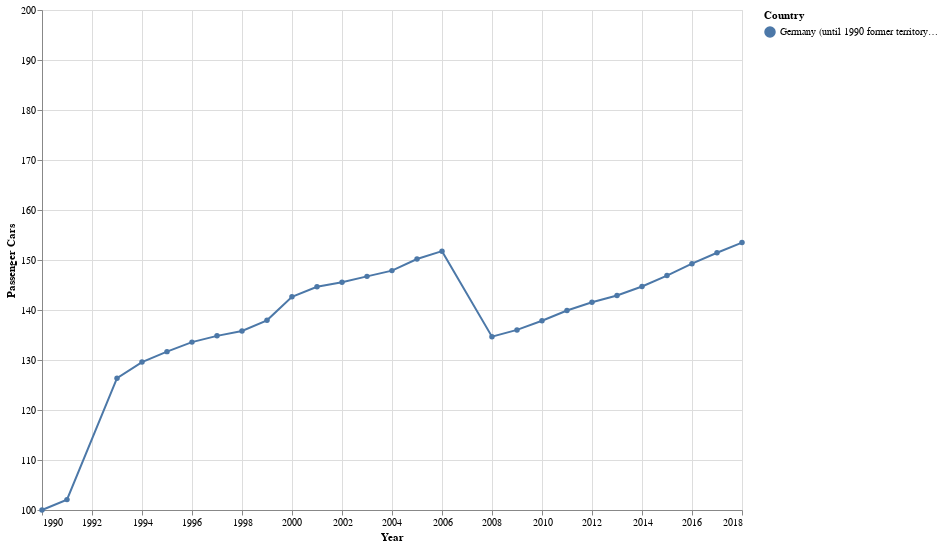

Notebook cell for this chart:
### Code cell
alt.Chart(cars_DE).mark_line(point=True).properties(width=700, height=500).encode(
    alt.X('TIME', scale=alt.Scale(domain=('1990','2018')), title='Year'),
    alt.Y('Normalized', scale=alt.Scale(domain=(100,200)), title='Passenger Cars'),
    alt.Color('GEO', title='Country')
)

### Figure 1 — Vega-Lite specification as saved in the notebook (floating-point values rounded to 4 significant figures)
{"config": {"view": {"continuousWidth": 400, "continuousHeight": 300}}, "data": {"name": "data-6fce6e19f1e64ce1f74c5255581f566a"}, "mark": {"type": "line", "point": true}, "encoding": {"color": {"type": "nominal", "field": "GEO", "title": "Country"}, "x": {"type": "temporal", "field": "TIME", "scale": {"domain": ["1990", "2018"]}, "title": "Year"}, "y": {"type": "quantitative", "field": "Normalized", "scale": {"domain": [100, 200]}, "title": "Passenger Cars"}}, "height": 500, "width": 700, "$schema": "https://vega.github.io/schema/vega-lite/v4.8.1.json", "datasets": {"data-6fce6e19f1e64ce1f74c5255581f566a": [{"TIME": "1990-01-01T00:00:00", "GEO": "Germany (until 1990 former territory of the FRG)", "UNIT": "Number", "MOT_NRG": "Total", "ENGINE": "Total", "Value": 30685000, "Normalized": 100.0}, {"TIME": "1991-01-01T00:00:00", "GEO": "Germany (until 1990 former territory of the FRG)", "UNIT": "Number", "MOT_NRG": "Total", "ENGINE": "Total", "Value": 31322000, "Normalized": 102.1}, {"TIME": "1993-01-01T00:00:00", "GEO": "Germany (until 1990 former territory of the FRG)", "UNIT": "Number", "MOT_NRG": "Total", "ENGINE": "Total", "Value": 38772000, "Normalized": 126.4}, {"TIME": "1994-01-01T00:00:00", "GEO": "Germany (until 1990 former territory of the FRG)", "UNIT": "Number", "MOT_NRG": "Total", "ENGINE": "Total", "Value": 39765000, "Normalized": 129.6}, {"TIME": "1995-01-01T00:00:00", "GEO": "Germany (until 1990 former territory of the FRG)", "UNIT": "Number", "MOT_NRG": "Total", "ENGINE": "Total", "Value": 40404000, "Normalized": 131.7}, {"TIME": "1996-01-01T00:00:00", "GEO": "Germany (until 1990 former territory of the FRG)", "UNIT": "Number", "MOT_NRG": "Total", "ENGINE": "Total", "Value": 40988000, "Normalized": 133.6}, {"TIME": "1997-01-01T00:00:00", "GEO": "Germany (until 1990 former territory of the FRG)", "UNIT": "Number", "MOT_NRG": "Total", "ENGINE": "Total", "Value": 41372000, "Normalized": 134.8}, {"TIME": "1998-01-01T00:00:00", "GEO": "Germany (until 1990 former territory of the FRG)", "UNIT": "Number", "MOT_NRG": "Total", "ENGINE": "Total", "Value": 41674000, "Normalized": 135.8}, {"TIME": "1999-01-01T00:00:00", "GEO": "Germany (until 1990 former territory of the FRG)", "UNIT": "Number", "MOT_NRG": "Total", "ENGINE": "Total", "Value": 42324000, "Normalized": 137.9}, {"TIME": "2000-01-01T00:00:00", "GEO": "Germany (until 1990 former territory of the FRG)", "UNIT": "Number", "MOT_NRG": "Total", "ENGINE": "Total", "Value": 43772000, "Normalized": 142.6}, {"TIME": "2001-01-01T00:00:00", "GEO": "Germany (until 1990 former territory of the FRG)", "UNIT": "Number", "MOT_NRG": "Total", "ENGINE": "Total", "Value": 44383000, "Normalized": 144.6}, {"TIME": "2002-01-01T00:00:00", "GEO": "Germany (until 1990 former territory of the FRG)", "UNIT": "Number", "MOT_NRG": "Total", "ENGINE": "Total", "Value": 44657000, "Normalized": 145.5}, {"TIME": "2003-01-01T00:00:00", "GEO": "Germany (until 1990 former territory of the FRG)", "UNIT": "Number", "MOT_NRG": "Total", "ENGINE": "Total", "Value": 45023000, "Normalized": 146.7}, {"TIME": "2004-01-01T00:00:00", "GEO": "Germany (until 1990 former territory of the FRG)", "UNIT": "Number", "MOT_NRG": "Total", "ENGINE": "Total", "Value": 45376000, "Normalized": 147.9}, {"TIME": "2005-01-01T00:00:00", "GEO": "Germany (until 1990 former territory of the FRG)", "UNIT": "Number", "MOT_NRG": "Total", "ENGINE": "Total", "Value": 46090000, "Normalized": 150.2}, {"TIME": "2006-01-01T00:00:00", "GEO": "Germany (until 1990 former territory of the FRG)", "UNIT": "Number", "MOT_NRG": "Total", "ENGINE": "Total", "Value": 46570000, "Normalized": 151.8}, {"TIME": "2008-01-01T00:00:00", "GEO": "Germany (until 1990 former territory of the FRG)", "UNIT": "Number", "MOT_NRG": "Total", "ENGINE": "Total", "Value": 41321000, "Normalized": 134.7}, {"TIME": "2009-01-01T00:00:00", "GEO": "Germany (until 1990 former territory of the FRG)", "UNIT": "Number", "MOT_NRG": "Total", "ENGINE": "Total", "Value": 41738000, "Normalized": 136.0}, {"TIME": "2010-01-01T00:00:00", "GEO": "Germany (until 1990 former territory of the FRG)", "UNIT": "Number", "MOT_NRG": "Total", "ENGINE": "Total", "Value": 42302000, "Normalized": 137.9}, {"TIME": "2011-01-01T00:00:00", "GEO": "Germany (until 1990 former territory of the FRG)", "UNIT": "Number", "MOT_NRG": "Total", "ENGINE": "Total", "Value": 42928000, "Normalized": 139.9}, {"TIME": "2012-01-01T00:00:00", "GEO": "Germany (until 1990 former territory of the FRG)", "UNIT": "Number", "MOT_NRG": "Total", "ENGINE": "Total", "Value": 43431000, "Normalized": 141.5}, {"TIME": "2013-01-01T00:00:00", "GEO": "Germany (until 1990 former territory of the FRG)", "UNIT": "Number", "MOT_NRG": "Total", "ENGINE": "Total", "Value": 43851000, "Normalized": 142.9}, {"TIME": "2014-01-01T00:00:00", "GEO": "Germany (until 1990 former territory of the FRG)", "UNIT": "Number", "MOT_NRG": "Total", "ENGINE": "Total", "Value": 44403000, "Normalized": 144.7}, {"TIME": "2015-01-01T00:00:00", "GEO": "Germany (until 1990 former territory of the FRG)", "UNIT": "Number", "MOT_NRG": "Total", "ENGINE": "Total", "Value": 45071000, "Normalized": 146.9}, {"TIME": "2016-01-01T00:00:00", "GEO": "Germany (until 1990 former territory of the FRG)", "UNIT": "Number", "MOT_NRG": "Total", "ENGINE": "Total", "Value": 45803560, "Normalized": 149.3}, {"TIME": "2017-01-01T00:00:00", "GEO": "Germany (until 1990 former territory of the FRG)", "UNIT": "Number", "MOT_NRG": "Total", "ENGINE": "Total", "Value": 46474594, "Normalized": 151.5}, {"TIME": "2018-01-01T00:00:00", "GEO": "Germany (until 1990 former territory of the FRG)", "UNIT": "Number", "MOT_NRG": "Total", "ENGINE": "Total", "Value": 47095784, "Normalized": 153.5}]}}
